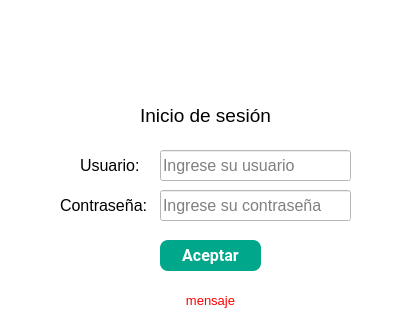
<?xml version="1.0" encoding="UTF-8"?>
<ui version="4.0">
 <class>Formlogin</class>
 <widget class="QDialog" name="Formlogin">
  <property name="geometry">
   <rect>
    <x>0</x>
    <y>0</y>
    <width>400</width>
    <height>328</height>
   </rect>
  </property>
  <property name="font">
   <font>
    <pointsize>10</pointsize>
   </font>
  </property>
  <property name="windowTitle">
   <string>Inicio de sesión</string>
  </property>
  <property name="styleSheet">
   <string notr="true">background-color: rgb(255, 255, 255);</string>
  </property>
  <widget class="QLabel" name="label_2">
   <property name="geometry">
    <rect>
     <x>140</x>
     <y>100</y>
     <width>131</width>
     <height>31</height>
    </rect>
   </property>
   <property name="font">
    <font>
     <family>Segoe UI</family>
     <pointsize>14</pointsize>
     <bold>false</bold>
    </font>
   </property>
   <property name="text">
    <string>Inicio de sesión</string>
   </property>
  </widget>
  <widget class="QLabel" name="label_3">
   <property name="geometry">
    <rect>
     <x>80</x>
     <y>150</y>
     <width>61</width>
     <height>31</height>
    </rect>
   </property>
   <property name="font">
    <font>
     <family>Segoe UI</family>
     <pointsize>12</pointsize>
    </font>
   </property>
   <property name="text">
    <string>Usuario:</string>
   </property>
  </widget>
  <widget class="QLabel" name="label_4">
   <property name="geometry">
    <rect>
     <x>60</x>
     <y>190</y>
     <width>111</width>
     <height>31</height>
    </rect>
   </property>
   <property name="font">
    <font>
     <family>Segoe UI</family>
     <pointsize>12</pointsize>
    </font>
   </property>
   <property name="text">
    <string>Contraseña:</string>
   </property>
  </widget>
  <widget class="QLineEdit" name="txtUsuario">
   <property name="geometry">
    <rect>
     <x>160</x>
     <y>150</y>
     <width>191</width>
     <height>31</height>
    </rect>
   </property>
   <property name="font">
    <font>
     <pointsize>12</pointsize>
    </font>
   </property>
   <property name="styleSheet">
    <string notr="true"/>
   </property>
   <property name="placeholderText">
    <string>Ingrese su usuario</string>
   </property>
  </widget>
  <widget class="QLineEdit" name="txtPass">
   <property name="geometry">
    <rect>
     <x>160</x>
     <y>190</y>
     <width>191</width>
     <height>31</height>
    </rect>
   </property>
   <property name="font">
    <font>
     <pointsize>12</pointsize>
    </font>
   </property>
   <property name="echoMode">
    <enum>QLineEdit::Password</enum>
   </property>
   <property name="placeholderText">
    <string>Ingrese su contraseña</string>
   </property>
  </widget>
  <widget class="QPushButton" name="btnAceptar">
   <property name="geometry">
    <rect>
     <x>160</x>
     <y>240</y>
     <width>101</width>
     <height>31</height>
    </rect>
   </property>
   <property name="font">
    <font>
     <family>Roboto</family>
     <pointsize>12</pointsize>
     <bold>true</bold>
    </font>
   </property>
   <property name="cursor">
    <cursorShape>PointingHandCursor</cursorShape>
   </property>
   <property name="styleSheet">
    <string notr="true">background-color: rgb(1, 167, 138);
color: rgb(255, 255, 255);
border-radius:8px</string>
   </property>
   <property name="text">
    <string>Aceptar</string>
   </property>
  </widget>
  <widget class="QLabel" name="lblMensaje">
   <property name="geometry">
    <rect>
     <x>50</x>
     <y>290</y>
     <width>321</width>
     <height>21</height>
    </rect>
   </property>
   <property name="font">
    <font>
     <pointsize>10</pointsize>
    </font>
   </property>
   <property name="styleSheet">
    <string notr="true">color: rgb(255, 0, 0);</string>
   </property>
   <property name="text">
    <string>mensaje</string>
   </property>
   <property name="alignment">
    <set>Qt::AlignCenter</set>
   </property>
  </widget>
  <widget class="QLabel" name="label">
   <property name="geometry">
    <rect>
     <x>80</x>
     <y>20</y>
     <width>271</width>
     <height>81</height>
    </rect>
   </property>
   <property name="text">
    <string/>
   </property>
   <property name="pixmap">
    <pixmap resource="../recursos/imagenes.qrc">:/xy/small.png</pixmap>
   </property>
  </widget>
 </widget>
 <resources>
  <include location="../recursos/imagenes.qrc"/>
 </resources>
 <connections/>
</ui>
